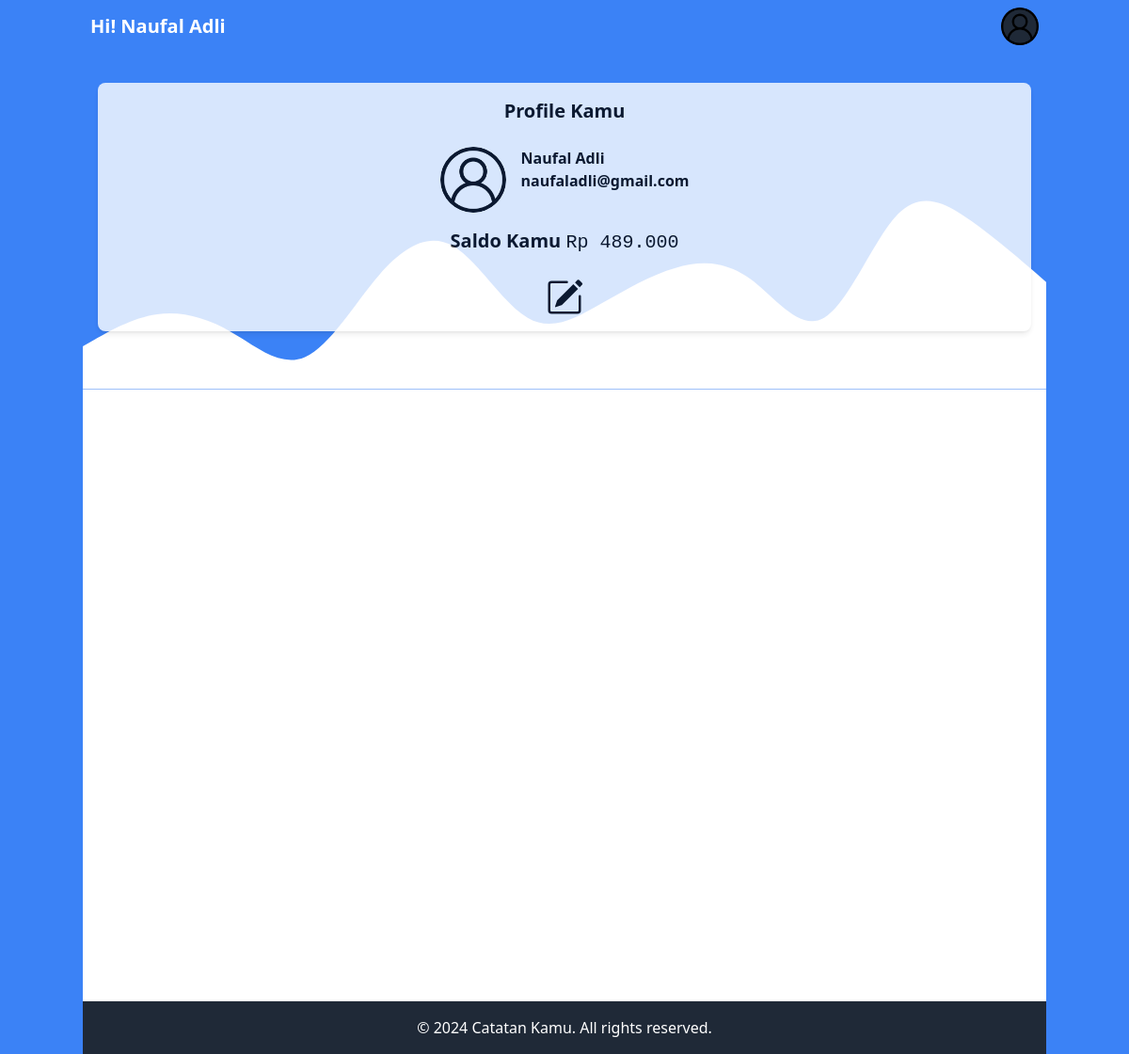
The app's page /profile.php (signed in) with its own data.
### tables this page shows
CREATE TABLE `user` (
  `id_user` int(11) NOT NULL,
  `name_user` varchar(500) NOT NULL,
  `email_user` varchar(500) NOT NULL,
  `password_user` varchar(500) NOT NULL,
  `image_user` varchar(500) NOT NULL,
  `saldo_user` varchar(500) NOT NULL
);

### profile.php (the view, shortened to what this page needs)
<?php
include 'config.php';
?>
<!DOCTYPE html>
<html lang="en">
<head>
  <script src="https://cdn.tailwindcss.com"></script>
</head>
<body class="container mx-auto bg-blue-500 text-black min-h-screen">
  <?php
   $id_user = $_SESSION['id_user'];
   $user = $koneksi->query("SELECT * FROM user WHERE id_user = '$id_user'");
   $row = $user->fetch_assoc();
   ?>
  <header class="bg-blue-500 text-white p-2">
    <div class="container mx-auto flex justify-between items-center">
      <h3 class="text-xl font-bold">Hi! <?=$_SESSION['name_user']?></h3>
      <div class="relative">
        <button id="openpopup" type="button" class="relative flex rounded-full bg-gray-800 text-sm focus:outline-none focus:ring-2 focus:ring-white focus:ring-offset-2 focus:ring-offset-gray-800">
          <img src="img/<?php if($row['image_user'] == '-'){echo 'user.png';}else{echo 'profile/'.$row['image_user'];}?>" class="w-10 h-10 rounded-full" alt="">
        </button>
      </div>
    </div>
  </header>
  <main class="container opacity-80 mx-auto absolute z-20 mt-4 p-4">
    <div class="bg-white shadow-md rounded-lg p-4">
      <h2 class="text-xl font-semibold mb-2 text-center pb-4">Profile Kamu</h2>
      <div class="flex justify-center gap-2 pb-4">
      <img src="img/<?php if($row['image_user'] == '-'){echo 'user.png';}else{echo 'profile/'.$row['image_user'];}?>?>" alt="" class="w-[70px] h-[70px] rounded-full">
        <div class="flex flex-col">
        <h2 class="text-base font-semibold ml-2"><?=$row['name_user']?></h2>
        <h3 class="text-base font-semibold ml-2"><?=$row['email_user']?></h3>
        </div>
      </div>
      <h2 class="text-xl mb-2 text-center pb-4">
        <span class="font-semibold">Saldo Kamu</span> <span class="font-[monospace]">Rp <?php echo number_format($row['saldo_user'], 0, ',', '.'); ?></span>
      </h2>
      <div class="flex justify-center gap-8">
        <div class="flex flex-col items-center">
          <button id="openform" type="button"></button>
        </div>
      </div>
    </div>
  </main>
  <div class="bg-white text-black p-4 gap-4 h-[650px]">
    <div class="p-2">
    </div>
  </div>
  <footer class="container bg-gray-800 text-white p-4 absolute buttom-0">
    <div class="container mx-auto text-center">
      <p>&copy; 2024 Catatan Kamu. All rights reserved.</p>
    </div>
  </footer>
</body>
</html>

### profile.php (style rules this page uses)
* { margin: 0; padding: 0; }

### records on screen
user: name_user "Naufal Adli", email_user "naufaladli@gmail.com", saldo_user "489.000"

### other values on screen
$_SESSION['name_user'] "Naufal Adli"
